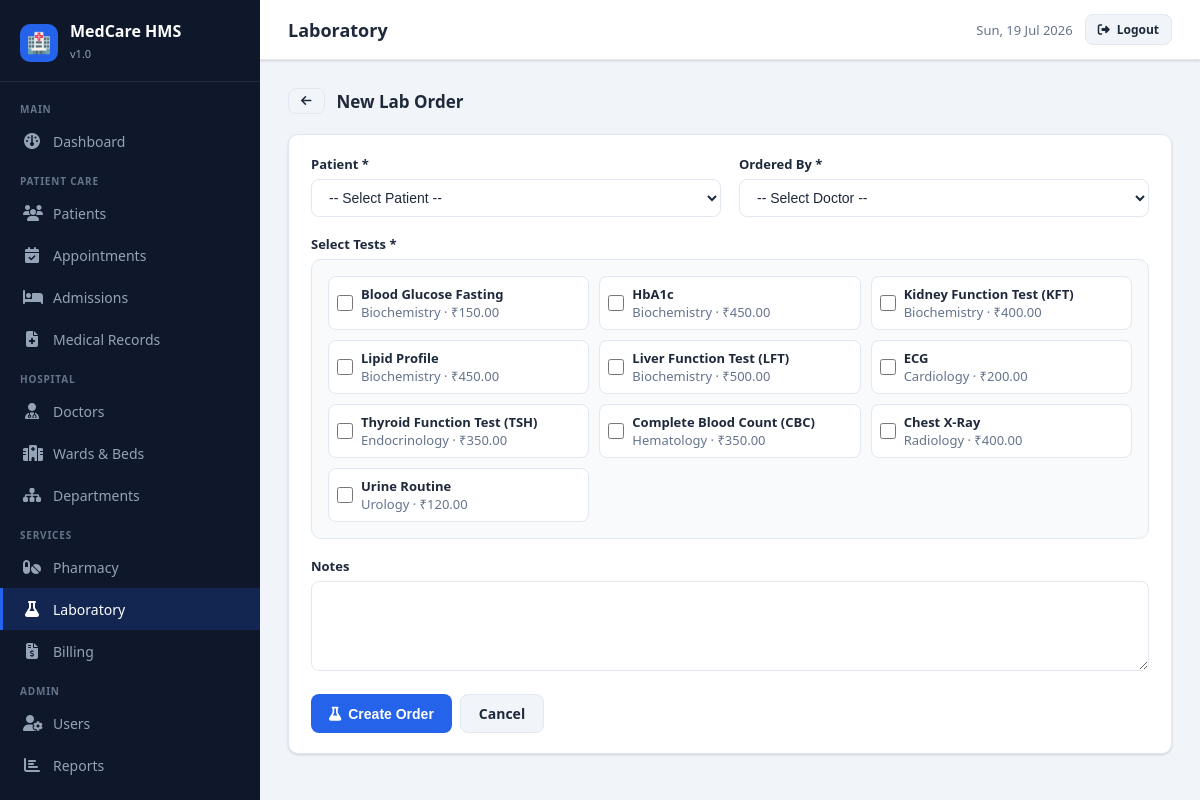
Screenshot of /lab.php?action=order (signed in) with the database file from the repository.
### tables this page shows
CREATE TABLE lab_tests (
    id INT AUTO_INCREMENT PRIMARY KEY,
    name VARCHAR(100) NOT NULL,
    description TEXT,
    price DECIMAL(10,2) NOT NULL,
    normal_range VARCHAR(200),
    category VARCHAR(100)
);

### public/lab.php (the view, shortened to what this page needs)
<?php
require_once __DIR__ . '/../includes/header.php';
$db = getDB();
$tests    = $db->query("SELECT * FROM lab_tests ORDER BY category,name")->fetchAll();
$action_mode = $_GET['action'] ?? '';
?>
<?php if ($action_mode === 'order'): ?>
<div class="section-header">
  <div class="flex flex-center gap-3"><a href="/lab.php" class="btn btn-secondary btn-sm"><i class="fa fa-arrow-left"></i></a><h2 style="font-size:17px;font-weight:700">New Lab Order</h2></div>
</div>
<div class="card"><div class="card-body">
<form method="POST">
  <div class="form-grid-2">
    <div class="form-group"><label class="form-label">Patient *</label>
      <select name="patient_id" class="form-select" required>
        <option value="">-- Select Patient --</option>
      </select>
    </div>
    <div class="form-group"><label class="form-label">Ordered By *</label>
      <select name="doctor_id" class="form-select" required>
        <option value="">-- Select Doctor --</option>
      </select>
    </div>
  </div>
  <div class="form-group"><label class="form-label">Select Tests *</label>
    <div style="display:grid;grid-template-columns:repeat(auto-fill,minmax(220px,1fr));gap:10px;padding:16px;background:#f8fafc;border-radius:10px;border:1px solid var(--border)">
      <?php foreach($tests as $t): ?>
      <label style="display:flex;align-items:center;gap:8px;cursor:pointer;padding:8px;background:#fff;border-radius:8px;border:1px solid var(--border);font-size:13px">
        <input type="checkbox" name="test_ids[]" value="<?=$t['id']?>" style="width:16px;height:16px;accent-color:var(--primary)">
        <span>
          <strong><?= htmlspecialchars($t['name']) ?></strong><br>
          <span style="color:var(--text-muted)"><?=$t['category']?> · ₹<?=number_format($t['price'],2)?></span>
        </span>
      </label>
      <?php endforeach; ?>
    </div>
  </div>
  <div class="form-group"><label class="form-label">Notes</label><textarea name="notes" class="form-control" rows="2"></textarea></div>
  <div class="flex gap-2"><button type="submit" class="btn btn-primary"><i class="fa fa-flask"></i> Create Order</button><a href="/lab.php" class="btn btn-secondary">Cancel</a></div>
</form>
</div></div>
<?php endif; ?>
<?php require_once __DIR__ . '/../includes/footer.php'; ?>

### public/css/style.css (style rules this page uses)
:root { --primary: #2563eb; --primary-dark: #1d4ed8; --primary-light: #eff6ff; --secondary: #0f172a; --accent: #06b6d4; --success: #10b981; --warning: #f59e0b; --danger: #ef4444; --info: #6366f1; --bg: #f1f5f9; --card: #ffffff; --sidebar: #0f172a; --sidebar-hover: #1e293b; --text: #1e293b; --text-muted: #64748b; --border: #e2e8f0; --shadow: 0 1px 3px rgba(0,0,0,.1),0 1px 2px rgba(0,0,0,.06); --shadow-lg: 0 10px 15px -3px rgba(0,0,0,.1),0 4px 6px -2px rgba(0,0,0,.05); --radius: 10px; --font: 'Segoe UI', system-ui, sans-serif; }
* { box-sizing:border-box;margin:0;padding:0 }
body { font-family:var(--font);background:var(--bg);color:var(--text);min-height:100vh }
a { text-decoration:none;color:inherit }
.card { background:var(--card);border-radius:var(--radius);box-shadow:var(--shadow);border:1px solid var(--border) }
.card-body { padding:20px 22px }
.btn { display:inline-flex;align-items:center;gap:7px;padding:9px 18px;border-radius:8px;font-size:14px;font-weight:600;cursor:pointer;border:none;transition:.15s;white-space:nowrap }
.btn-primary { background:var(--primary);color:#fff }
.btn-secondary { background:#f1f5f9;color:var(--text);border:1px solid var(--border) }
.btn-sm { padding:6px 12px;font-size:12px }
.form-group { margin-bottom:18px }
.form-label { display:block;font-size:13px;font-weight:600;color:var(--text);margin-bottom:6px }
.form-control,.form-select { width:100%;padding:9px 13px;border:1px solid var(--border);border-radius:8px;font-size:14px;color:var(--text);background:#fff;transition:.15s;outline:none }
textarea.form-control { resize:vertical;min-height:90px }
.form-grid-2 { display:grid;grid-template-columns:1fr 1fr;gap:18px }
.section-header { display:flex;align-items:center;justify-content:space-between;margin-bottom:20px }
.flex { display:flex }
.flex-center { align-items:center }
.gap-2 { gap:8px }
.gap-3 { gap:12px }

### rows the page displays
lab_tests: name "Blood Glucose Fasting", category "Biochemistry", price "150.00"
lab_tests: name "HbA1c", category "Biochemistry", price "450.00"
lab_tests: name "Kidney Function Test (KFT)", category "Biochemistry", price "400.00"
lab_tests: name "Lipid Profile", category "Biochemistry", price "450.00"
lab_tests: name "Liver Function Test (LFT)", category "Biochemistry", price "500.00"
lab_tests: name "ECG", category "Cardiology", price "200.00"
lab_tests: name "Thyroid Function Test (TSH)", category "Endocrinology", price "350.00"
lab_tests: name "Complete Blood Count (CBC)", category "Hematology", price "350.00"
lab_tests: name "Chest X-Ray", category "Radiology", price "400.00"
lab_tests: name "Urine Routine", category "Urology", price "120.00"

### other values shown
$page_title "Laboratory"
